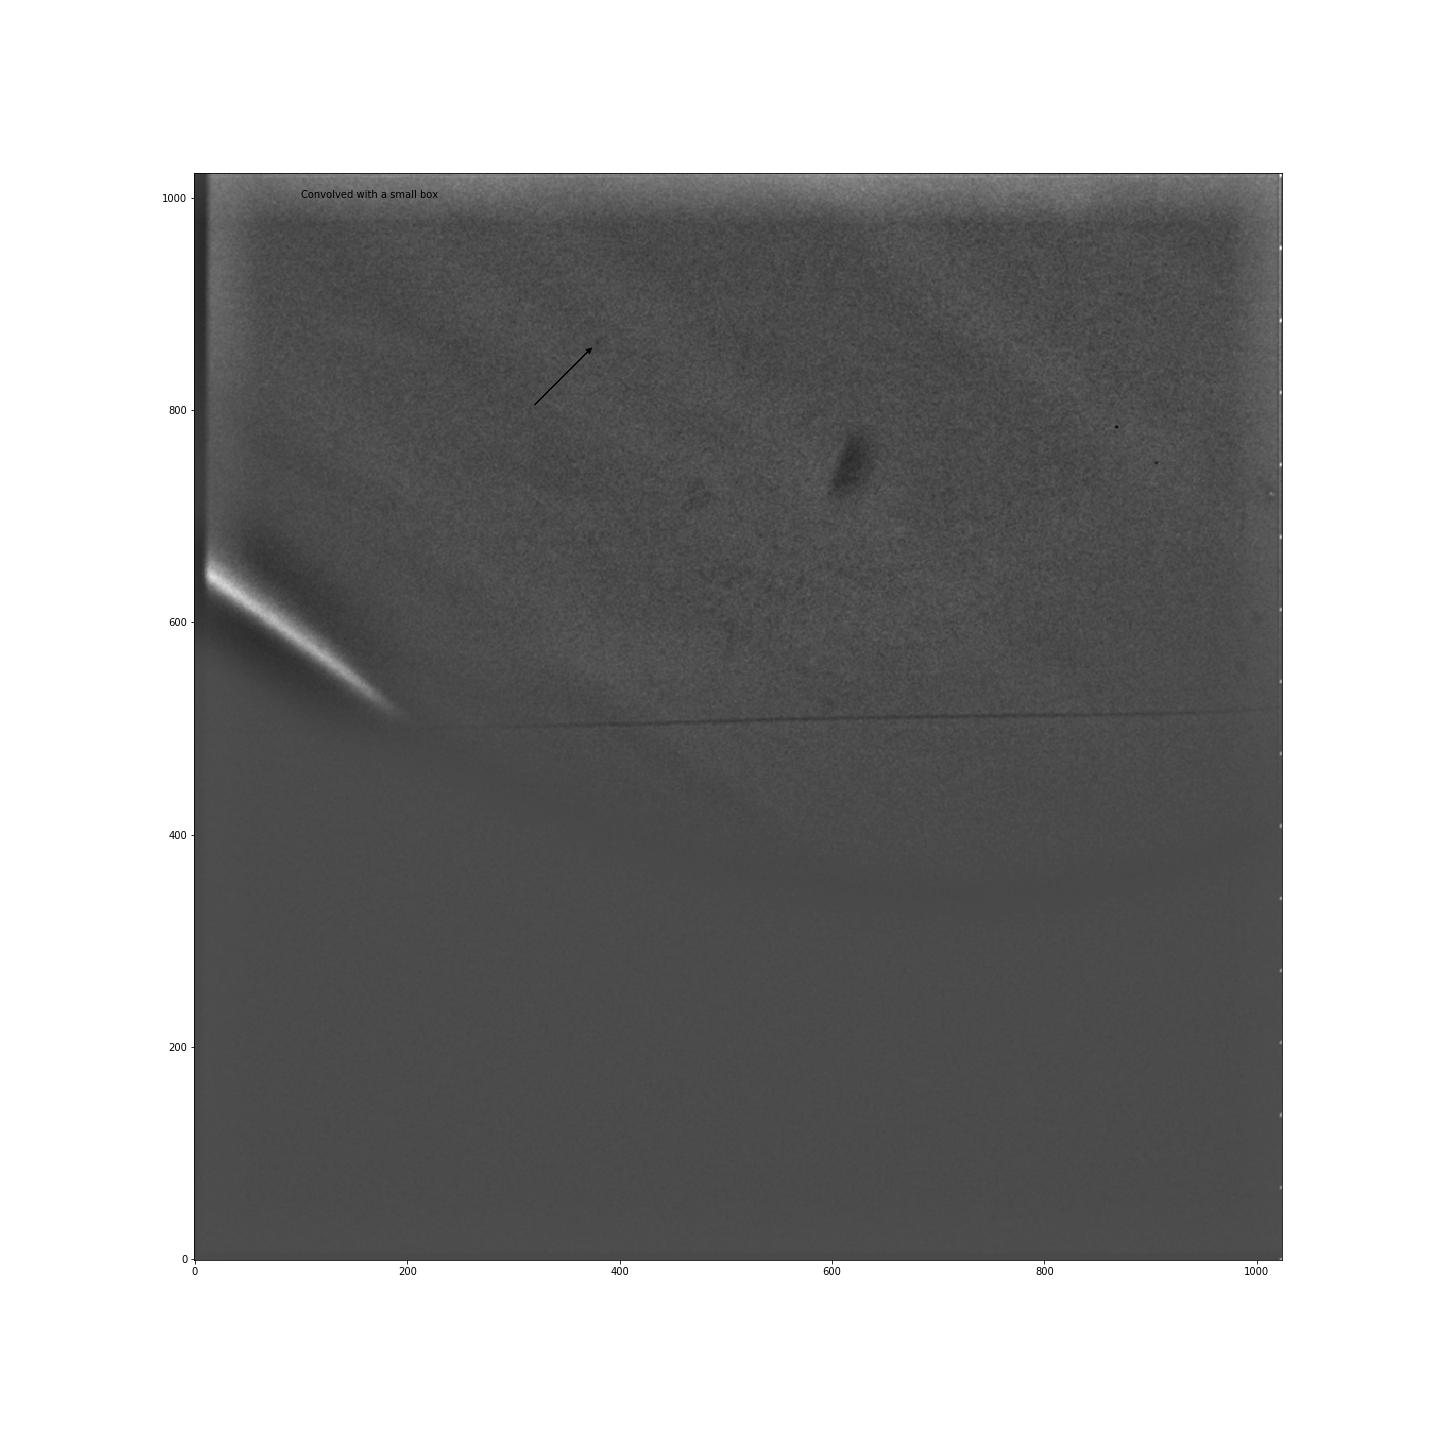

Write the Python code that produced this figure.
# -*- coding: utf-8 -*-
"""
Created on Thu Oct 26 13:06:41 2017

@author: joskh
"""

from astropy.io import fits
import matplotlib.pyplot as plt
from scipy.signal import convolve
import numpy as np
from astropy.convolution import Box2DKernel

def make_gaussian(size, fwhm = 3, center=None):
    """ Make a square gaussian kernel.

    size is the length of a side of the square
    fwhm is full-width-half-maximum, which
    can be thought of as an effective radius.
    """

    x = np.arange(0, size, 1, float)
    y = x[:,np.newaxis]

    if center is None:
        x0 = y0 = size // 2
    else:
        x0 = center[0]
        y0 = center[1]

    z = np.exp(-4*np.log(2) * ((x-x0)**2 + (y-y0)**2) / fwhm**2)
    return z/np.sum(z)

#def box_kernel(size, box_width, center=None):
#    """
#    Make a kernel shaped like a box.
#    """
#    x = np.arange(0, size, 1, float)
#    y = x[:,np.newaxis]
#    
#    if center is None:
#        x0 = y0 = size // 2
#    else:
#        x0 = center[0]
#        y0 = center[1]
    
    
    

if __name__ == '__main__':

    # Read in the data
    file_loc = r'C:\Users\joskh\Documents\2017Fall\ast376r\MAST_2017-10-26T1243\MAST_2017-10-26T1243\HST\OCHZ03DWQ\ochz03dwq_flt.fits'
                    
    hdu_list = fits.open(file_loc)
    data = hdu_list['SCI'].data
    
    # Plot the original data
    plt.figure(figsize=(20,20))
    plt.imshow(data, origin='lower', cmap='gray')
    plt.text(100,1000,'Original Data')
    plt.show()
    
    # Convolve the data with a large box and subtract it from the original 
    # data to remove large-scale features. Then, convolve the result with a 
    # small box.
    large_box_size = 100
    small_box_size = 2
    
    convolved_data = convolve(data, Box2DKernel(large_box_size), mode='same')
#    plt.figure(figsize=(20,20))
#    plt.imshow(convolved_data, origin='lower', cmap='gray')
#    plt.text(100,1000,'Convolved Data with a large box')
#    plt.show()
    
    sub_data = data - convolved_data
#    plt.figure(figsize=(20,20))
#    plt.imshow(sub_data, origin='lower', cmap='gray')
#    plt.text(100,1000,'Original Data - Convolved Data')
#    plt.show()
    
    smoothed_data = convolve(sub_data, Box2DKernel(small_box_size), mode='same')
    plt.figure(figsize=(20,20))
    plt.imshow(smoothed_data, origin='lower', cmap='gray')
    plt.text(100,1000,'Convolved with a small box')
    plt.arrow(320, 805, 50, 50, head_width=5, head_length=5, fc='k', ec='k')
    plt.savefig('europa.png')
    plt.show()
    
    plt.figure(figsize=(20,20))
    plt.imshow(smoothed_data, cmap='gray', vmin=-20, vmax=10)
    plt.ylim(800,1000)
    plt.xlim(300,500)
    plt.text(300,990,'Zoomed in on Europa')
    plt.arrow(320, 805, 50, 50, head_width=5, head_length=5, fc='k', ec='k')
    plt.savefig('europazoom.png')
    plt.show()
    
    